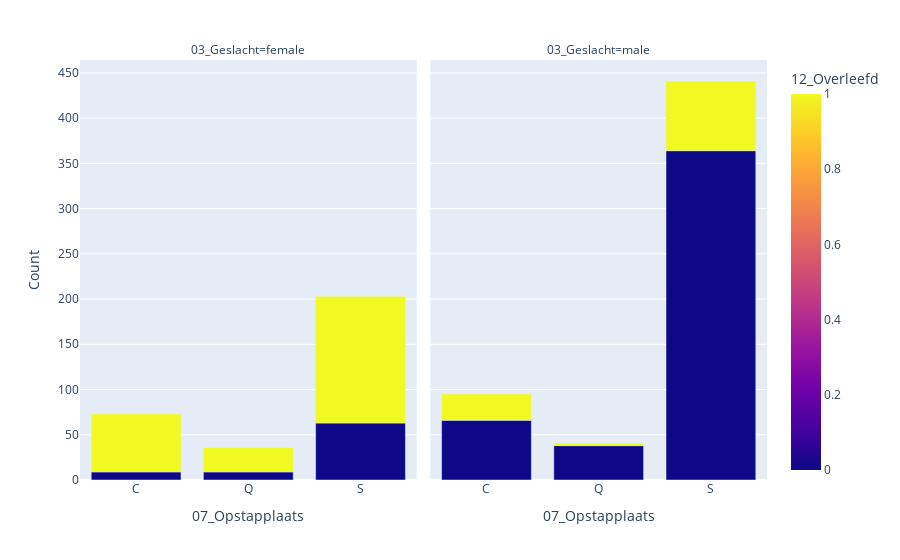

Notebook code for this chart:
### Code cell
create_bar_plot(df=df_train,x="07_Opstapplaats",color="12_Overleefd", facet_col="03_Geslacht")

### Figure 1 — Plotly figure (JSON) as saved in the notebook; plotly's stock layout.template omitted (floating-point values rounded to 4 significant figures)
{"data": [{"alignmentgroup": "True", "hovertemplate": "03_Geslacht=female<br>07_Opstapplaats=%{x}<br>Count=%{y}<br>12_Overleefd=%{marker.color}<extra></extra>", "legendgroup": "", "marker": {"color": [0, 1, 0, 1, 0, 1], "coloraxis": "coloraxis"}, "name": "", "offsetgroup": "", "orientation": "v", "showlegend": false, "textposition": "auto", "type": "bar", "x": ["C", "C", "Q", "Q", "S", "S"], "xaxis": "x", "y": [9, 64, 9, 27, 63, 140], "yaxis": "y"}, {"alignmentgroup": "True", "hovertemplate": "03_Geslacht=male<br>07_Opstapplaats=%{x}<br>Count=%{y}<br>12_Overleefd=%{marker.color}<extra></extra>", "legendgroup": "", "marker": {"color": [0, 1, 0, 1, 0, 1], "coloraxis": "coloraxis"}, "name": "", "offsetgroup": "", "orientation": "v", "showlegend": false, "textposition": "auto", "type": "bar", "x": ["C", "C", "Q", "Q", "S", "S"], "xaxis": "x2", "y": [66, 29, 38, 3, 364, 77], "yaxis": "y2"}], "layout": {"annotations": [{"font": {}, "showarrow": false, "text": "03_Geslacht=female", "x": 0.245, "xanchor": "center", "xref": "paper", "y": 1, "yanchor": "bottom", "yref": "paper"}, {"font": {}, "showarrow": false, "text": "03_Geslacht=male", "x": 0.755, "xanchor": "center", "xref": "paper", "y": 1, "yanchor": "bottom", "yref": "paper"}], "barmode": "relative", "coloraxis": {"colorbar": {"title": {"text": "12_Overleefd"}}, "colorscale": [[0, "#0d0887"], [0.1111, "#46039f"], [0.2222, "#7201a8"], [0.3333, "#9c179e"], [0.4444, "#bd3786"], [0.5556, "#d8576b"], [0.6667, "#ed7953"], [0.7778, "#fb9f3a"], [0.8889, "#fdca26"], [1, "#f0f921"]]}, "legend": {"tracegroupgap": 0}, "margin": {"t": 60}, "xaxis": {"anchor": "y", "domain": [0, 0.49], "title": {"text": "07_Opstapplaats"}}, "xaxis2": {"anchor": "y2", "domain": [0.51, 1], "matches": "x", "title": {"text": "07_Opstapplaats"}}, "yaxis": {"anchor": "x", "domain": [0, 1], "title": {"text": "Count"}}, "yaxis2": {"anchor": "x2", "domain": [0, 1], "matches": "y", "showticklabels": false}}}
